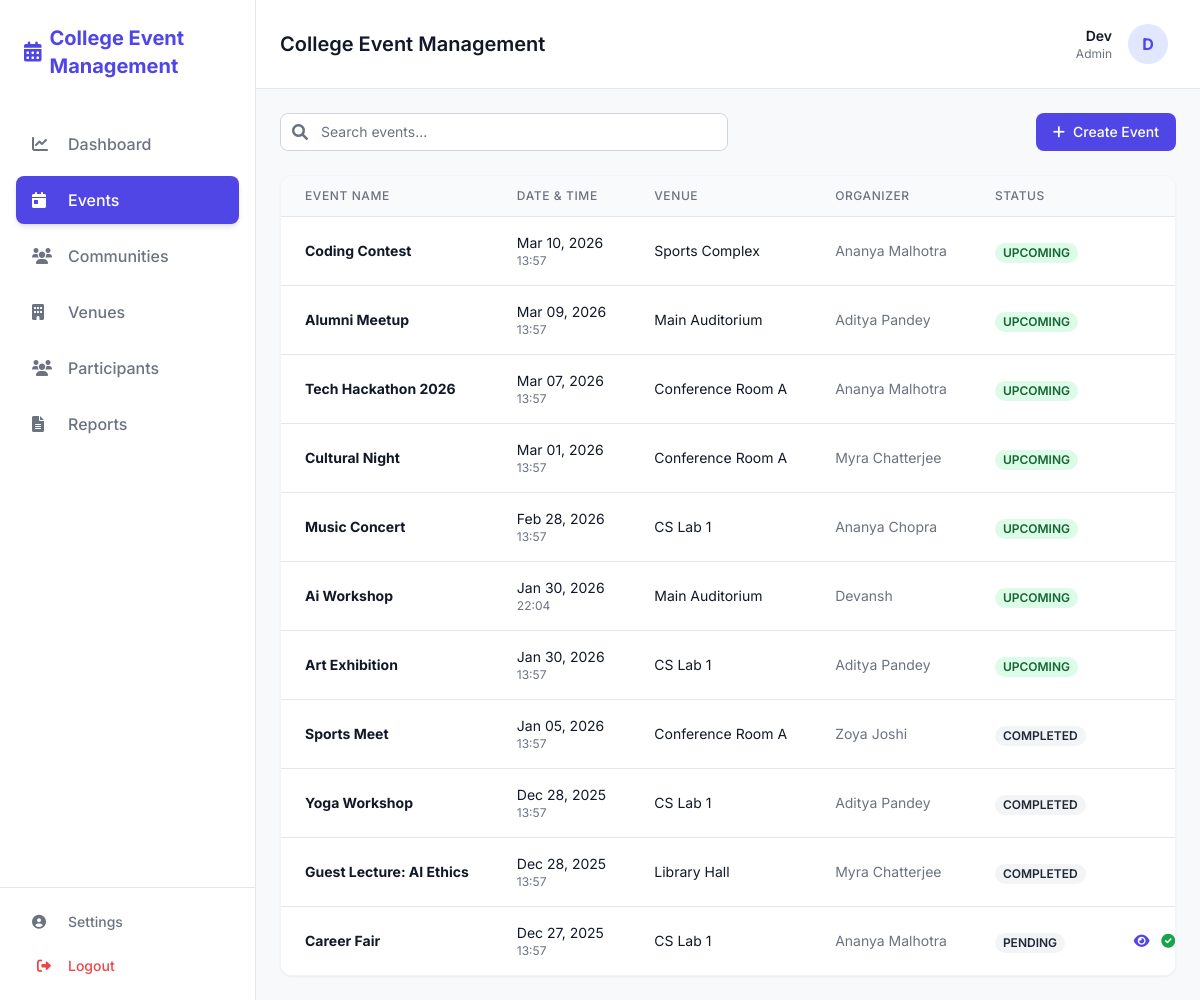
/events/ (signed in), run on the app's committed database.
### apps/accounts/models.py (models this page shows, shortened)
class User(AbstractUser):
    class Role(models.TextChoices):
        ADMIN = "ADMIN", "Admin"
        ORGANIZER = "ORGANIZER", "Organizer"
        STUDENT = "STUDENT", "Student"
    role = models.CharField(max_length=50, choices=Role.choices, default=Role.STUDENT)
    department = models.CharField(max_length=100, blank=True, null=True)
    year = models.IntegerField(blank=True, null=True)

### apps/events/models.py (models this page shows, shortened)
class Event(models.Model):
    class Status(models.TextChoices):
        PENDING = "PENDING", "Pending"
        UPCOMING = "UPCOMING", "Upcoming"
        COMPLETED = "COMPLETED", "Completed"
        REJECTED = "REJECTED", "Rejected"
        DRAFT = "DRAFT", "Draft"
    title = models.CharField(max_length=200)
    description = models.TextField()
    start_time = models.DateTimeField()
    end_time = models.DateTimeField()
    organizer = models.ForeignKey(settings.AUTH_USER_MODEL, on_delete=models.CASCADE, related_name='organized_events', null=True)
    status = models.CharField(max_length=20, choices=Status.choices, default=Status.PENDING)
    venue = models.ForeignKey('resources.Resource', on_delete=models.SET_NULL, null=True, related_name='events')
    date = models.DateField(null=True)
    time = models.TimeField(null=True)
    budget = models.DecimalField(max_digits=10, decimal_places=2, default=0.00)
    collaborating_clubs = models.ManyToManyField('communities.Club', related_name='collaborations', blank=True)
    is_published = models.BooleanField(default=False)
    created_at = models.DateTimeField(auto_now_add=True)
    updated_at = models.DateTimeField(auto_now=True)

### apps/resources/models.py (models this page shows, shortened)
class Resource(models.Model):
    class Type(models.TextChoices):
        ROOM = "ROOM", "Room/Hall"
        LAB = "LAB", "Laboratory"
        EQUIPMENT = "EQUIPMENT", "Equipment"
    name = models.CharField(max_length=100)
    resource_type = models.CharField(max_length=20, choices=Type.choices, default=Type.ROOM)
    capacity = models.IntegerField(default=0)
    availability = models.BooleanField(default=True)
    auto_approve = models.BooleanField(default=False)
    description = models.TextField(blank=True)

### apps/events/views.py (the view, shortened to what this page needs)
# urls.py: path('', views.event_list, name='event_list'),
@login_required
def event_list(request):
    events = Event.objects.all().order_by('-start_time')
    query = request.GET.get('q')
    return render(request, 'events/event_list.html', {'events': events, 'query': query})

### apps/events/templates/events/event_list.html (shortened to what this page needs)
{% extends 'base.html' %}
{% block content %}
<div class="space-y-6">
    <div class="flex flex-col md:flex-row md:items-center justify-between gap-4">
        <form method="GET" class="relative flex-1 max-w-md">
            <span class="absolute inset-y-0 left-0 pl-3 flex items-center text-textLight">
                <i class="fas fa-search"></i>
            </span>
            <input type="text" name="q" value="{{ query|default:'' }}" placeholder="Search events..."
                class="block w-full pl-10 pr-10 py-2 border border-gray-300 rounded-lg leading-5 bg-white placeholder-gray-500 focus:outline-none focus:ring-primary focus:border-primary sm:text-sm">
        </form>
        {% if user.role == 'ADMIN' or user.role == 'ORGANIZER' %}
        <a href="{% url 'event_create' %}"
            class="inline-flex items-center px-4 py-2 border border-transparent text-sm font-medium rounded-lg text-white bg-primary hover:bg-indigo-700 transition-colors">
            <i class="fas fa-plus mr-2"></i>
            Create Event
        </a>
        {% endif %}
    </div>
    <div class="bg-white rounded-xl border border-gray-100 shadow-sm overflow-hidden">
        <table class="min-w-full divide-y divide-gray-200">
            <thead class="bg-gray-50">
                <tr>
                    <th scope="col"
                        class="px-6 py-3 text-left text-xs font-medium text-textLight uppercase tracking-wider">Event
                        Name</th>
                    <th scope="col"
                        class="px-6 py-3 text-left text-xs font-medium text-textLight uppercase tracking-wider">Date &
                        Time</th>
                    <th scope="col"
                        class="px-6 py-3 text-left text-xs font-medium text-textLight uppercase tracking-wider">Venue
                    </th>
                    <th scope="col"
                        class="px-6 py-3 text-left text-xs font-medium text-textLight uppercase tracking-wider">
                        Organizer</th>
                    <th scope="col"
                        class="px-6 py-3 text-left text-xs font-medium text-textLight uppercase tracking-wider">Status
                    </th>
                    <th scope="col" class="px-6 py-3 class=" relative px-6 py-3">
                    </th>
                </tr>
            </thead>
            <tbody class="bg-white divide-y divide-gray-200">
                {% for event in events %}
                <tr class="hover:bg-gray-50 transition-colors">
                    <td class="px-6 py-4 whitespace-nowrap">
                        <div class="text-sm font-bold text-textDark">{{ event.title }}</div>
                    </td>
                    <td class="px-6 py-4 whitespace-nowrap">
                        <div class="text-sm text-textDark">{{ event.start_time|date:"M d, Y" }}</div>
                        <div class="text-xs text-textLight">{{ event.start_time|date:"H:i" }}</div>
                    </td>
                    <td class="px-6 py-4 whitespace-nowrap">
                        <div class="text-sm text-textDark">{{ event.venue.name|default:"TBD" }}</div>
                    </td>
                    <td class="px-6 py-4 whitespace-nowrap text-sm text-textLight">
                        {{ event.organizer.get_full_name|default:event.organizer.username }}
                    </td>
                    <td class="px-6 py-4 whitespace-nowrap">
                        <span
                            class="px-2 inline-flex text-xs leading-5 font-semibold rounded-full {% if event.status == 'UPCOMING' %}bg-green-100 text-green-800{% else %}bg-gray-100 text-gray-800{% endif %}">
                            {{ event.status }}
                        </span>
                    </td>
                    <td class="px-6 py-4 whitespace-nowrap text-right text-sm font-medium space-x-2">
                        <a href="{% url 'event_detail' event.pk %}" class="text-primary hover:text-indigo-900"><i
                                class="fas fa-eye"></i></a>
                        {% if user.role == 'ADMIN' and event.status == 'PENDING' %}
                        <a href="{% url 'event_approve' event.pk %}" class="text-green-600 hover:text-green-900"><i
                                class="fas fa-check-circle"></i></a>
                        {% endif %}
                    </td>
                </tr>
                {% empty %}
                <tr>
                    <td colspan="6" class="px-6 py-10 text-center text-textLight text-sm">
                        No events found. Start by creating one!
                    </td>
                </tr>
                {% endfor %}
            </tbody>
        </table>
    </div>
</div>
{% endblock %}

### apps/core/templates/components/navbar.html
<header class="bg-white border-b border-gray-200 sticky top-0 z-50 px-6 py-4 flex items-center justify-between">
    <div class="flex items-center space-x-4">
        <h2 class="text-xl font-semibold text-textDark">College Event Management</h2>
    </div>
    <a href="{% url 'profile' %}"
        class="flex items-center space-x-4 hover:bg-gray-50 p-2 rounded-lg transition-colors cursor-pointer">
        <div class="text-right hidden md:block">
            <p class="text-sm font-semibold text-textDark">{{ user.username }}</p>
            <p class="text-xs text-textLight capitalize">{{ user.role|lower }}</p>
        </div>
        <div class="h-10 w-10 rounded-full bg-indigo-100 flex items-center justify-center text-primary font-bold">
            {{ user.username|first|upper }}
        </div>
    </a>
</header>

### apps/core/templates/base.html (style rules this page uses)
body { font-family: 'Inter', sans-serif; background-color: #F8F9FB; color: #111827; }

### data on the page
User: username "Dev", role "Admin", username|first "D"
Event: title "Coding Contest", start_time "Mar 10, 2026", start_time "13:57", venue.name "Sports Complex", organizer.get_full_name "Ananya Malhotra", status "UPCOMING"
Event: title "Alumni Meetup", start_time "Mar 09, 2026", start_time "13:57", venue.name "Main Auditorium", organizer.get_full_name "Aditya Pandey", status "UPCOMING"
Event: title "Tech Hackathon 2026", start_time "Mar 07, 2026", start_time "13:57", venue.name "Conference Room A", organizer.get_full_name "Ananya Malhotra", status "UPCOMING"
Event: title "Cultural Night", start_time "Mar 01, 2026", start_time "13:57", venue.name "Conference Room A", organizer.get_full_name "Myra Chatterjee", status "UPCOMING"
Event: title "Music Concert", start_time "Feb 28, 2026", start_time "13:57", venue.name "CS Lab 1", organizer.get_full_name "Ananya Chopra", status "UPCOMING"
Event: title "Ai Workshop", start_time "Jan 30, 2026", start_time "22:04", venue.name "Main Auditorium", organizer.get_full_name "Devansh", status "UPCOMING"
Event: title "Art Exhibition", start_time "Jan 30, 2026", start_time "13:57", venue.name "CS Lab 1", organizer.get_full_name "Aditya Pandey", status "UPCOMING"
Event: title "Sports Meet", start_time "Jan 05, 2026", start_time "13:57", venue.name "Conference Room A", organizer.get_full_name "Zoya Joshi", status "COMPLETED"
Event: title "Yoga Workshop", start_time "Dec 28, 2025", start_time "13:57", venue.name "CS Lab 1", organizer.get_full_name "Aditya Pandey", status "COMPLETED"
Event: title "Guest Lecture: AI Ethics", start_time "Dec 28, 2025", start_time "13:57", venue.name "Library Hall", organizer.get_full_name "Myra Chatterjee", status "COMPLETED"
Event: title "Career Fair", start_time "Dec 27, 2025", start_time "13:57", venue.name "CS Lab 1", organizer.get_full_name "Ananya Malhotra", status "PENDING"
